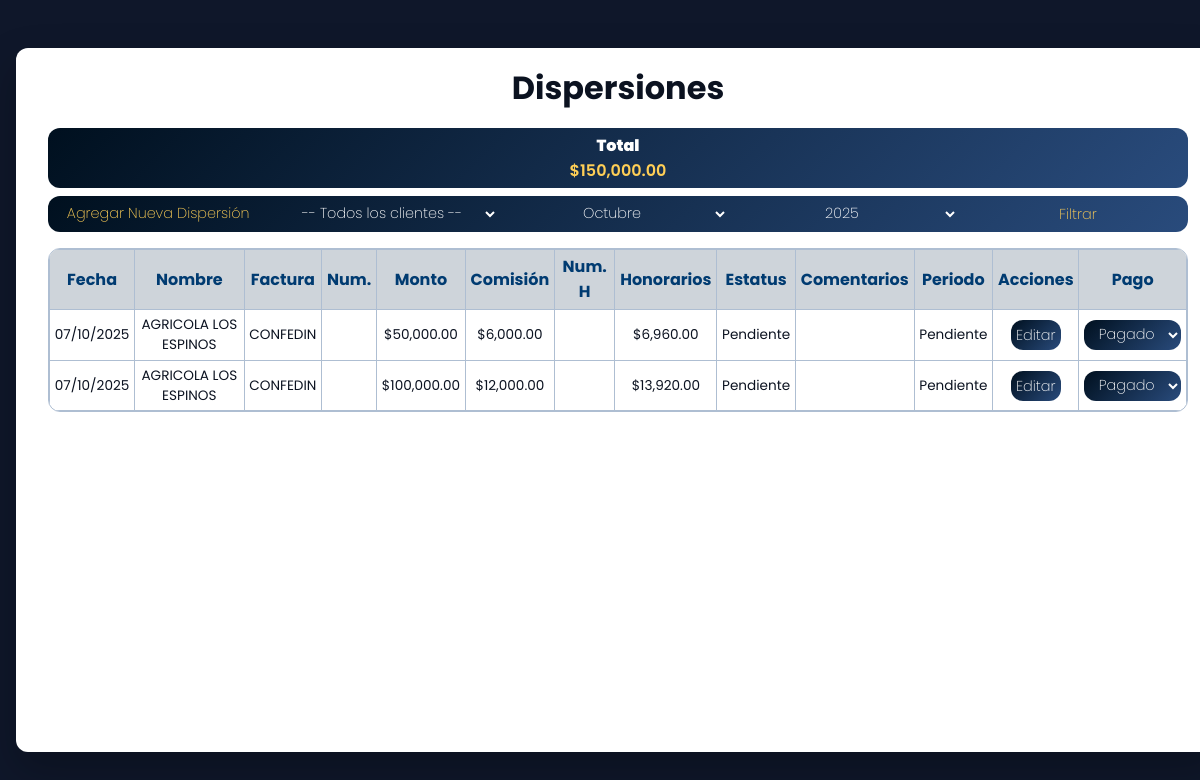
The page /dispersiones/listar/?mes=10&anio=2025 on the database its author committed.
### dispersiones/models.py (models this page shows, shortened)
class Dispersion(models.Model):
    fecha = models.DateTimeField(default=timezone.now)
    cliente = models.ForeignKey(Cliente, on_delete=models.CASCADE)
    factura = models.CharField(max_length=100)
    num_factura = models.CharField(max_length=100, blank=True, null=True)
    monto = models.DecimalField(max_digits=12, decimal_places=2)
    comision = models.DecimalField(max_digits=12, decimal_places=2, editable=False)
    num_factura_honorarios = models.CharField(max_length=100, blank=True, null=True)
    total_honorarios = models.DecimalField(max_digits=12, decimal_places=2, editable=False)
    estatus = models.CharField(max_length=50)
    comentarios = models.TextField(blank=True, null=True)
    estatus_periodo = models.CharField(max_length=50)
    estatus_pago = models.CharField(max_length=50, default="Pendiente")
    comision_procom = models.DecimalField(max_digits=5, decimal_places=2, editable=False)

### clientes/models.py (models this page shows, shortened)
class Cliente(models.Model):
    servicio = models.CharField(max_length=100)
    comision_procom = models.FloatField(blank=True, null=True)
    nombre = models.CharField(max_length=150)
    utilidad_enrok = models.FloatField(blank=True, null=True)
    comisionista_1 = models.CharField(max_length=100, blank=True, null=True)
    porcentaje_1 = models.FloatField(blank=True, null=True)
    comisionista_2 = models.CharField(max_length=100, blank=True, null=True)
    porcentaje_2 = models.FloatField(blank=True, null=True)
    comisionista_3 = models.CharField(max_length=100, blank=True, null=True)
    porcentaje_3 = models.FloatField(blank=True, null=True)
    comisionista_4 = models.CharField(max_length=100, blank=True, null=True)
    porcentaje_4 = models.FloatField(blank=True, null=True)
    comisionista_5 = models.CharField(max_length=100, blank=True, null=True)
    porcentaje_5 = models.FloatField(blank=True, null=True)
    comisionista_6 = models.CharField(max_length=100, blank=True, null=True)
    porcentaje_6 = models.FloatField(blank=True, null=True)
    comisionista_7 = models.CharField(max_length=100, blank=True, null=True)
    porcentaje_7 = models.FloatField(blank=True, null=True)
    comisionista_8 = models.CharField(max_length=100, blank=True, null=True)
    porcentaje_8 = models.FloatField(blank=True, null=True)
    comisionista_9 = models.CharField(max_length=100, blank=True, null=True)
    porcentaje_9 = models.FloatField(blank=True, null=True)
    fecha_registro = models.DateTimeField(auto_now_add=True)

### dispersiones/views.py (the view)
# urls.py: path('listar/', views.lista_dispersiones, name='dispersiones_listar'),  # <--- aquí
def lista_dispersiones(request):
    mes = request.GET.get('mes')
    anio = request.GET.get('anio')
    now = datetime.now()
    cliente_id = request.GET.get('cliente')
    if not mes or not anio:
        return redirect(f"{request.path}?mes={now.month}&anio={now.year}")
    try:
        mes = int(mes)
        if mes < 1 or mes > 12:
            mes = now.month
    except (TypeError, ValueError):
        mes = now.month
    try:
        anio = int(anio)
    except (TypeError, ValueError):
        anio = now.year
    anios = Dispersion.objects.dates('fecha', 'year')
    anios = [y.year for y in anios]
    dispersiones = Dispersion.objects.all().order_by('fecha')
    dispersiones = dispersiones.filter(fecha__month=mes, fecha__year=anio)
    clientes = Cliente.objects.all()
    if cliente_id:
        dispersiones = dispersiones.filter(cliente_id=cliente_id)
    total_montos = dispersiones.aggregate(total=Sum('monto'))['total'] or 0
    return render(request, 'dispersiones/listar.html', {
        'dispersiones': dispersiones,
        'mes': str(mes),
        'anio': str(anio),
        'clientes': clientes,       # lista completa para el dropdown
        'cliente': cliente_id,      # cliente seleccionado
        'anios': anios,
        'total_montos': total_montos,
    })

### dispersiones/templates/dispersiones/listar.html (shortened to what this page needs)
<!DOCTYPE html>
<html lang="es">
{% load humanize %}
<head>
</head>
<body>
<div class="card">
  <h1>Dispersiones</h1>
  <div class="pendiente-box">
    <h2>Total</h2>
    <div class="monto">${{ total_montos|floatformat:2|intcomma }}</div>
  </div>
  <div class="actions">
    <form method="get" class="filtro">
      <a href="{% url 'dispersiones_agregar' %}" class="btn_filtros" style="border-radius: 12px 0 0 12px;">Agregar Nueva Dispersión</a>
      <select name="cliente">
        <option value="">-- Todos los clientes --</option>
      </select>
      <select name="mes" required>
        <option value="10" {% if mes == "10" %}selected{% endif %}>Octubre</option>
      </select>
      <select class="filtros" name="anio">
        {% for year in anios %}
          <option value="{{ year }}" {% if anio == year|stringformat:"s" %}selected{% endif %}>{{ year }}</option>
        {% endfor %}
      </select>
      <button type="submit" class="btn_filtros" style="border-radius: 0 12px 12px 0">Filtrar</button>
    </form>
  </div>
  <div style="border:1px solid #aebed2; border-radius:12px; overflow:hidden; margin-top:1rem;">
    <table>
      <tr>
        <th>Fecha</th>
        <th>Nombre</th>
        <th>Factura</th>
        <th>Num.</th>
        <th>Monto</th>
        <th>Comisión</th>
        <th>Num. H</th>
        <th>Honorarios</th>
        <th>Estatus</th>
        <th>Comentarios</th>
        <th>Periodo</th>
        <th>Acciones</th>
        <th>Pago</th>
      </tr>
      {% for disp in dispersiones %}
      <tr>
        <td>{{ disp.fecha|date:"d/m/Y" }}</td>
        <td>{{ disp.cliente.nombre }}</td>
        <td>{{ disp.factura }}</td>
        <td>{{disp.num_factura|default_if_none:""}}</td>
        <td>${{ disp.monto|floatformat:2|intcomma }}</td>
        <td>${{ disp.comision|floatformat:2|intcomma }}</td>
        <td>{{disp.num_factura_honorarios|default_if_none:""}}</td>
        <td>${{ disp.total_honorarios|floatformat:2|intcomma }}</td>
        <td>{{ disp.estatus }}</td>
        <td>{{ disp.comentarios }}</td>
        <td>{{ disp.estatus_periodo }}</td>
        <td>
          <a href="{% url 'dispersiones_editar' disp.id %}" class="editar">Editar</a>
        </td>
        <td>
          <form method="post" action="{% url 'actualizar_estatus_dispersion' %}">
            <select class="filtro_pagado" name="estatus_pago" onchange="this.form.submit()">
              <option value="Pagado" {% if disp.estatus_pago == "Pagado" %}selected{% endif %}>Pagado</option>
            </select>
          </form>
        </td>
      </tr>
      {% empty %}
      <tr>
        <td colspan="12" style="text-align:center;">No hay dispersión registrada.</td>
      </tr>
      {% endfor %}
    </table>
  </div>
</div>
</body>
</html>

### dispersiones/templates/dispersiones/listar.html (style rules this page uses)
:root { --fuente-principal: 'Poppins', system-ui, -apple-system, Segoe UI, Roboto, sans-serif; }
*, *::before, *::after { font-family: var(--fuente-principal) !important; }
body { min-height: 100vh; display: grid; place-items: start center; background: #0f172a; margin: 0; padding-top: 2rem; }
.card { width: 95vw; max-width: 1200px; margin: 1rem; min-height: 80vh; color: #0b1220; background: #ffffff; padding: 2rem; border-radius: 12px; box-shadow: 0 18px 40px rgba(0,0,0,.25); }
h1 { text-align: center; margin-bottom: 1rem; margin-top: -1rem; }
.btn_filtros { padding: 2px 8px; text-decoration: none; display: inline-block; color: #ffcf56; background: transparent; border: none; font-weight: 200; text-align: center; line-height: 30px; font-size: .9rem; box-sizing: border-box; cursor: pointer; transition: 0.3s; }
.editar { padding: 0px 5px; text-decoration: none; display: inline-block; color: #ffffff; background: linear-gradient(135deg, #00101f 0%, #294b7c 100%); border: none; border-radius: 12px; font-weight: 200; text-align: center; line-height: 30px; font-size: .9rem; box-sizing: border-box; cursor: pointer; transition: 0.3s; }
select { padding: 7px 8px; font-size: .9rem; color: #ffffff; background: transparent; border: none; font-weight: 200; text-align: center; box-sizing: border-box; cursor: pointer; transition: 0.3s; }
.filtro_pagado { padding: 4px 3px; font-size: .9rem; color: #ffffff; background: linear-gradient(135deg, #00101f 0%, #294b7c 100%); border: none; border-radius: 12px; font-weight: 200; text-align: center; box-sizing: border-box; cursor: pointer; transition: 0.3s; }
select option, .filtros option, .filtro_pagado option { color: #00101f; background-color: #ffffff; text-align: center; }
.actions { margin-top: .5rem; margin-bottom: .5rem; display: flex; gap: .6rem; justify-content: center; background: linear-gradient(135deg, #00101f 0%, #294b7c 100%); border-radius: 12px; }
.actions form { display: flex; width: 100%; gap: 0.6rem; }
.actions form > * { flex: 1; text-align: center; min-width: 0; }
table { width: 100%; border-collapse: collapse; }
th, td { border: 1px solid #aebed2; padding: 0.3rem; text-align: center; font-size: 0.85rem; }
th { background: rgb(206, 212, 218); text-align: center; color: #003b71; font-size: 1rem; }
.pendiente-box { position: relative; background: linear-gradient(135deg, #00101f 0%, #294b7c 100%); color: white; padding: 0.3rem; border-radius: 12px; text-align: center; display: flex; flex-direction: column; justify-content: center; align-items: center; }
.pendiente-box h2 { margin: 0; font-size: 1rem; font-weight: 900; }
.pendiente-box .monto { font-size: 1rem; font-weight: 600; margin: 0; color: #ffcf56; }

### rows shown on the page
Dispersion: fecha "07/10/2025", cliente.nombre "AGRICOLA LOS ESPINOS", factura "CONFEDIN", monto "50,000.00", comision "6,000.00", total_honorarios "6,960.00", estatus "Pendiente", estatus_periodo "Pendiente", estatus_pago "Pagado"
Dispersion: fecha "07/10/2025", cliente.nombre "AGRICOLA LOS ESPINOS", factura "CONFEDIN", monto "100,000.00", comision "12,000.00", total_honorarios "13,920.00", estatus "Pendiente", estatus_periodo "Pendiente", estatus_pago "Pagado"

### other values the page prints
{{ total_montos|floatformat:2|intcomma }} "150,000.00"
form field anio "2025"
